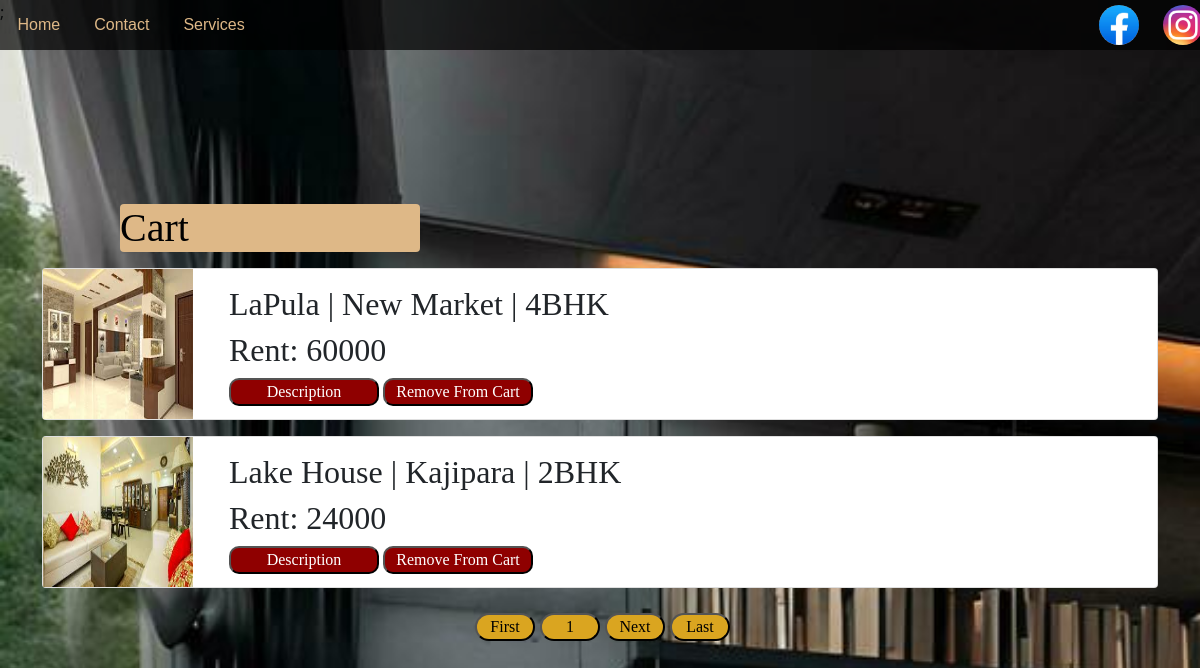
The app's page /php/carts.php (signed in) with its own data.
### tables this page shows
CREATE TABLE `flat` (
  `flat_id` int(11) NOT NULL,
  `owner_id` int(11) DEFAULT NULL,
  `name` varchar(255) DEFAULT NULL,
  `area` varchar(255) DEFAULT NULL,
  `size` varchar(255) DEFAULT NULL,
  `BHK` varchar(255) DEFAULT NULL,
  `address` varchar(255) DEFAULT NULL,
  `price` varchar(255) DEFAULT NULL,
  `image` varchar(255) DEFAULT NULL,
  `status` tinyint(1) DEFAULT NULL
);

### php/cartsproduct.php (called while the page is built, shortened)
<?php
require_once "database.php";
$start = 0;
$end = 2;
$query1 = "SELECT flat_id FROM cart";
$data = mysqli_query($con, $query1);
$num_of_rows = mysqli_num_rows($data);
$pages = ceil($num_of_rows / $end);
$flat_ids = [];
while ($cart = mysqli_fetch_assoc($data)) {
    $flat_ids[] = $cart['flat_id'];
}
$flat_ids_str = implode(",", $flat_ids);
$sql = "SELECT * FROM flat WHERE `flat_id` IN ($flat_ids_str) LIMIT $start, $end";
$all = mysqli_query($con, $sql);
?>;

### php/carts.php (the view, shortened to what this page needs)
<?php
require_once "database.php";
include "cartsproduct.php";
?>
<!DOCTYPE html>
<html>
<head>
    <link href="https://cdn.jsdelivr.net/npm/bootstrap@5.0.2/dist/css/bootstrap.min.css" rel="stylesheet">
    <link rel="stylesheet" type="text/css" href="../css/style.css">
    <link rel="stylesheet" type="text/css" href="../css/header.css">
    <link rel="stylesheet" type="text/css" href="../css/footer.css">
</head>
<body id="<?= $nr ?>">
<?php include "header.php"?>
<main>
<?php include "message.php" ?>
<h1 class="ads">Cart</h1>
<div class="container py-5">
    <div class="row mt-4">
<?php
while($row = mysqli_fetch_assoc($all))
{
?>
      <div class="row-md-3 mt-3">
          <div class="card">
              <img src="../image/<?= $row["image"]?>" width="150px" height="150px" alt="">
              <div class="card-body">
            <div class="info">
             <h2 class="title"><?= $row["name"]; ?> |</h2>
             <h2 class="title"><?= $row["area"]; ?> |</h2>
             <h2 class="title"><?= $row["BHK"]; ?></h2>
            </div>
             <h2 class="Email">Rent: <?= $row["price"]; ?></h2>
             <a href="description.php?id=<?= $row["flat_id"]; ?>"><button>Description</button></a>
             <a href="removefromcart.php?id=<?= $row["flat_id"]; ?>"><button >Remove From Cart</button></a>
            </div>
         </div>
      </div>
      <?php
 }
?>
    </div>
</div>
<div class="page-info">
    <?php
    if(!isset($_GET["page-nr"])){
        $page = 1;
    } else{
        $page = $_GET["page-nr"];
    }
    ?>
   <?php
   if ($page <= $pages){
    ?>
    <h4>showing <?= $page ?> of <?= $pages ?> pages</h4>
    <?php
   } else {
    ?>
  <h3>No Records Found</h3>
  <?php
   }
   ?>
</div>
<div class="pagination">
    <a href="carts.php" ><button>First</button></a>
<div class="page_num">
    <?php
      for($counter = 1; $counter <= $pages; $counter++){
        ?>
        <a href="?page-nr=<?= $counter?>" <?php if ($page ==="carts.php?page-nr= $counter") {?> class="activeLink" <?php }  ?>><button><?= $counter; ?></button></a>
        <?php
      }
    ?>
</div>
    <?php
     if(!isset($_GET["page-nr"])){
     ?>
         <a href="?page-nr=2"><button>Next</button></a>
<?php
}
    ?>
    <a href="?page-nr=<?= $pages ?>" ><button>Last</button></a>
</div>
</main>
</body>
</html>

### css/style.css (style rules this page uses)
* { margin: 0; padding: 0; box-sizing: border-box; }
body { background-image: url("../image/bg3.jpg"); background-repeat: no-repeat; background-size: cover; background-attachment: fixed; display: flex; height: auto; flex-direction: column; }
.ads { position: relative; top: 180px; left: 120px; color: black; background-color: burlywood; width: 300px; border-radius: 4px; }
a { color:black; text-decoration: none; }
.card button { background-color: rgb(143, 0, 0); color: white; border-radius: 10px; width: 150px; }
.pagination button { margin-left: 5px; width: 60px; background-color:goldenrod; border-radius: 20px; margin-bottom: 30px; }
.page-info h4,h3 { color: azure; }
.pagination { display: flex; flex-direction: row; justify-content: center; position: relative; top: 40px; }
.page-info { display: flex; justify-content: center; }
.title { display: flex; }
.info { display: flex; flex-direction: row; gap: 8px; }
.card-body { position: absolute; left: 170px; }
.container { position: relative; top: 100px; }

### css/footer.css (style rules this page uses)
* { font-family: 'Times New Roman', Times, serif; }

### records on screen
flat: image (picture), name "LaPula", area "New Market", BHK "4BHK", price "60000"
flat: image (picture), name "Lake House", area "Kajipara", BHK "2BHK", price "24000"
